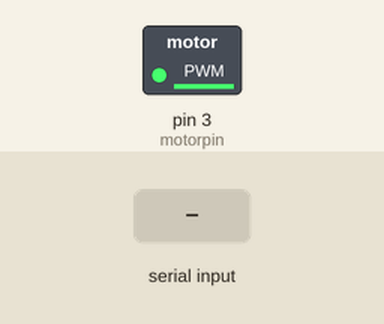
Simulated run of this sketch. Board: Arduino Uno, built with avr-gcc and run on an emulated ATmega328P. On the bench: switched loads named in the sketch (green lamp = pin HIGH). The test bench sets the inputs (shaded band). What the sketch prints to the serial monitor is not drawn.

Above: at 1.2 s.
1.3 s: byte 90 received over Serial
At 2.8 s:
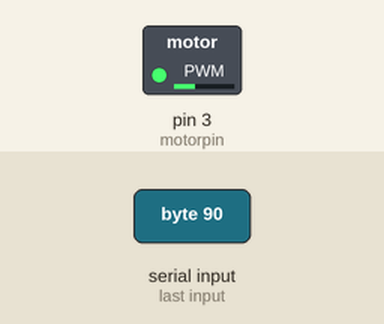
4.3 s: byte 90 received over Serial
At 5.4 s:
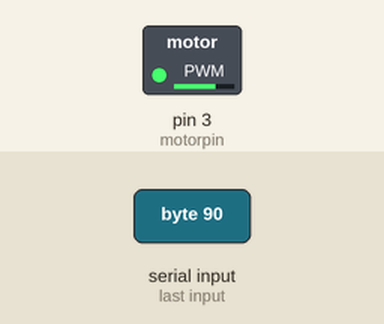
Timing chart, 0 to 13.3 s (numbered marks = the images above; inputs shaded):
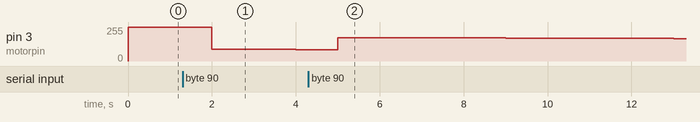

The sketch:

dcMotorCheck.ino
```cpp
int motorpin = 3;
int i=0;
int a=0;
void setup() {
 pinMode(motorpin,OUTPUT);
 Serial.begin(9600);
}

void loop() {
  a=Serial.read();
  i+=a;
  analogWrite(motorpin,i);
  Serial.print(i);
  delay(1000);
}
```
